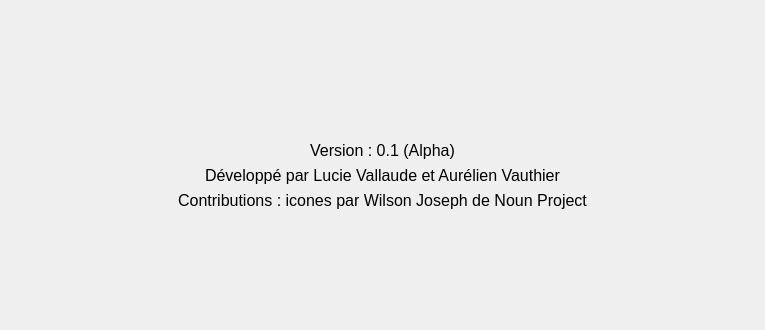
<?xml version="1.0" encoding="UTF-8"?>
<ui version="4.0">
 <class>AboutDialog</class>
 <widget class="QDialog" name="AboutDialog">
  <property name="geometry">
   <rect>
    <x>0</x>
    <y>0</y>
    <width>765</width>
    <height>330</height>
   </rect>
  </property>
  <property name="windowTitle">
   <string>Dialog</string>
  </property>
  <layout class="QFormLayout" name="formLayout">
   <item row="0" column="0">
    <widget class="QLabel" name="label">
     <property name="text">
      <string/>
     </property>
     <property name="pixmap">
      <pixmap resource="ressources.qrc">:/images/resources/polytechToursImage.png</pixmap>
     </property>
    </widget>
   </item>
   <item row="0" column="1">
    <widget class="QLabel" name="label_2">
     <property name="text">
      <string/>
     </property>
     <property name="pixmap">
      <pixmap resource="ressources.qrc">:/images/resources/univToursImage.png</pixmap>
     </property>
    </widget>
   </item>
   <item row="3" column="0" colspan="2">
    <widget class="QLabel" name="label_4">
     <property name="font">
      <font>
       <pointsize>12</pointsize>
      </font>
     </property>
     <property name="text">
      <string>Version : 0.1 (Alpha)</string>
     </property>
     <property name="alignment">
      <set>Qt::AlignCenter</set>
     </property>
    </widget>
   </item>
   <item row="4" column="0" colspan="2">
    <widget class="QLabel" name="label_3">
     <property name="font">
      <font>
       <pointsize>12</pointsize>
      </font>
     </property>
     <property name="text">
      <string>Développé par Lucie Vallaude et Aurélien Vauthier</string>
     </property>
     <property name="alignment">
      <set>Qt::AlignCenter</set>
     </property>
    </widget>
   </item>
   <item row="5" column="0" colspan="2">
    <widget class="QLabel" name="label_5">
     <property name="font">
      <font>
       <pointsize>12</pointsize>
      </font>
     </property>
     <property name="text">
      <string>Contributions : icones par Wilson Joseph de Noun Project</string>
     </property>
     <property name="alignment">
      <set>Qt::AlignCenter</set>
     </property>
    </widget>
   </item>
   <item row="2" column="0" colspan="2">
    <spacer name="verticalSpacer">
     <property name="orientation">
      <enum>Qt::Vertical</enum>
     </property>
     <property name="sizeHint" stdset="0">
      <size>
       <width>20</width>
       <height>40</height>
      </size>
     </property>
    </spacer>
   </item>
   <item row="6" column="0" colspan="2">
    <spacer name="verticalSpacer_2">
     <property name="orientation">
      <enum>Qt::Vertical</enum>
     </property>
     <property name="sizeHint" stdset="0">
      <size>
       <width>20</width>
       <height>40</height>
      </size>
     </property>
    </spacer>
   </item>
  </layout>
 </widget>
 <resources>
  <include location="ressources.qrc"/>
 </resources>
 <connections/>
</ui>
